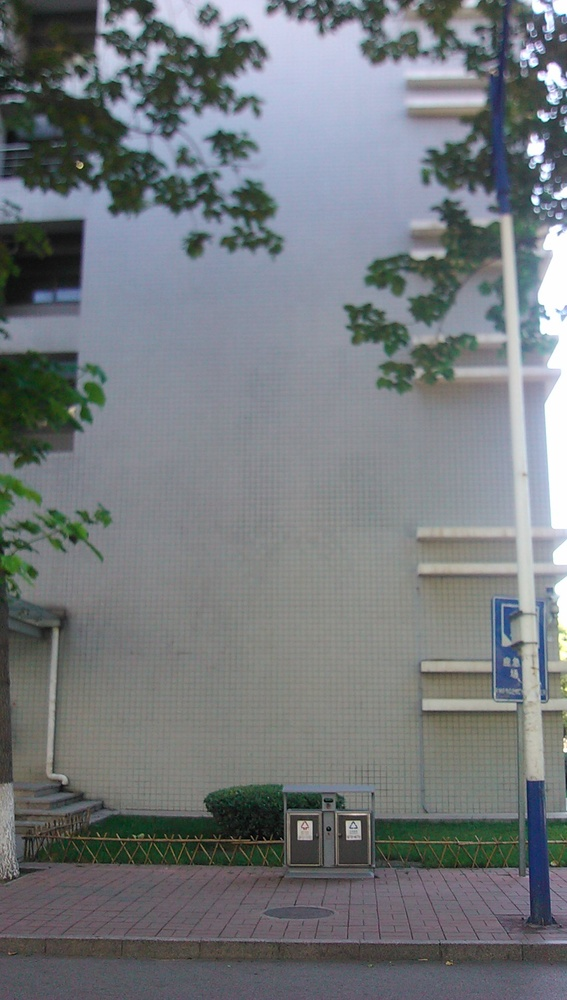
#> input picture image_search/scipy_image/test01/5.JPEG, 567 x 1000 px, shrunk from 1088 x 1920 before the run
$ python example01.py
#> lines starting #> are read from the running program, lines starting #| are printed output that depends on the picture
import cv2
import scipy as sp
from matplotlib import pyplot as plt
import numpy as np

# 应用比值判别法
def imageSearch(matches):
    good = []
    for m, n in matches:
        if m.distance < 0.75 * n.distance:
            good.append (m)
    # print('good', len (good))
    return (len (good))

def imagess(image1,image2,image3):
#> called with image1 = './test01/5.JPEG', image2 = './test01/6.JPEG', image3 = './test01/1.JPG'
    img1 = cv2.imread (image1,0)
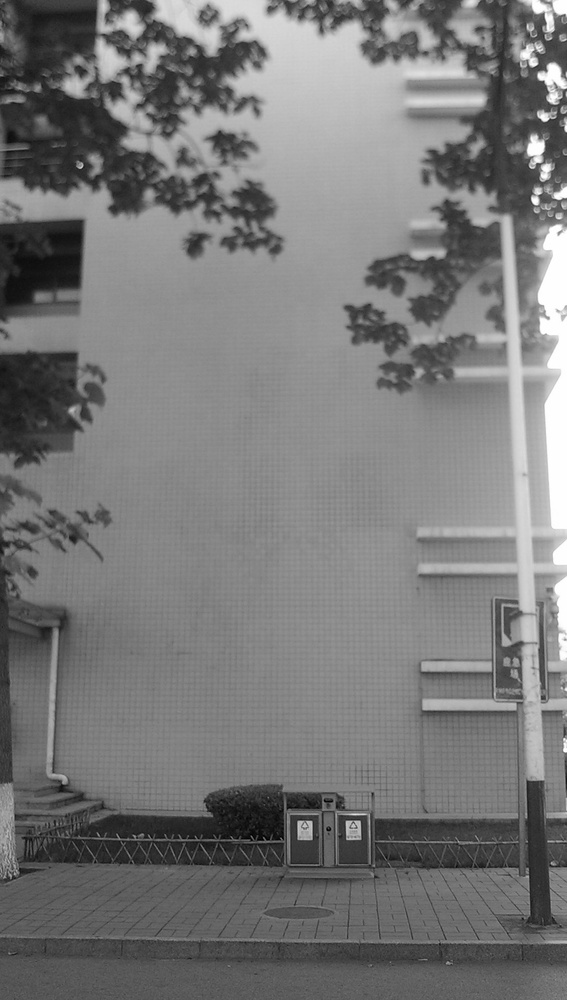
#> img1: shape (1000, 567); min 0, max 255, mean 120
    img2 = cv2.imread (image2, 0)
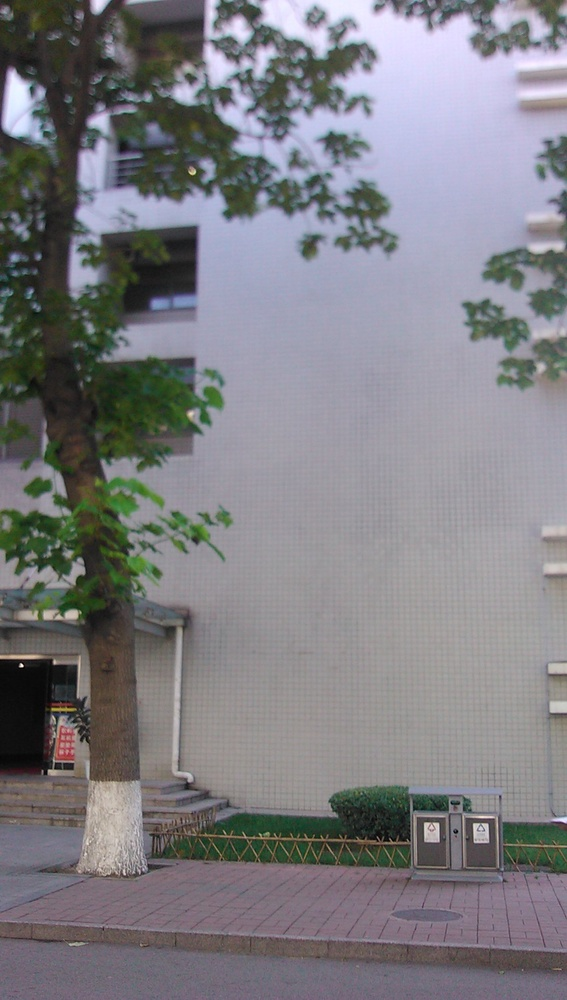
#> input picture image_search/scipy_image/test01/6.JPEG, 567 x 1000 px, shrunk from 1088 x 1920 before the run
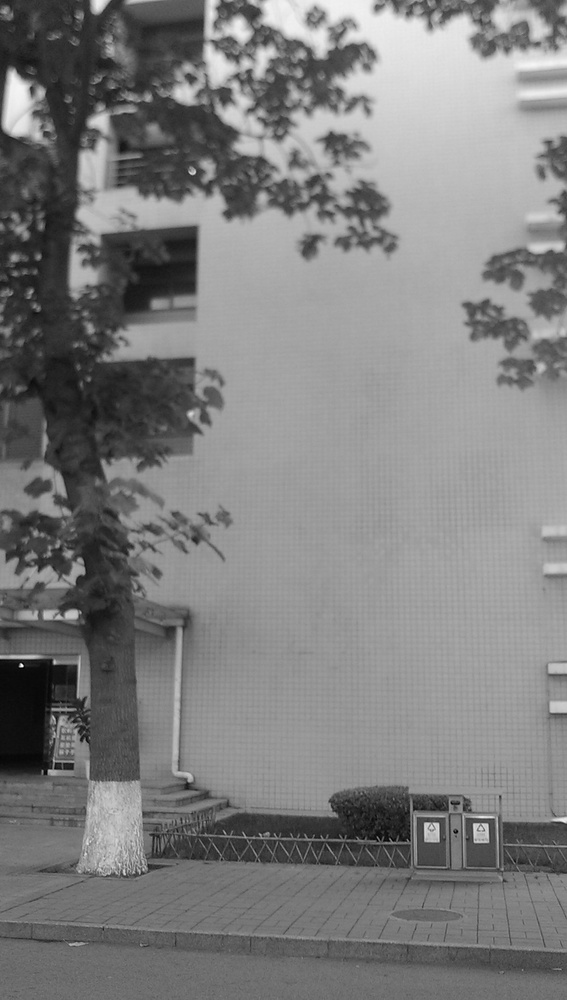
#> img2: shape (1000, 567); min 0, max 253, mean 126.1
    img3 = cv2.imread (image3, 0)
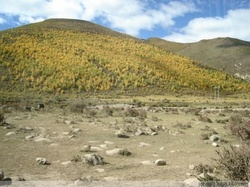
#> input picture image_search/scipy_image/test01/1.JPG, 250 x 187 px, shrunk from 480 x 359 before the run
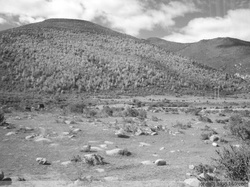
#> img3: shape (187, 250); min 17, max 255, mean 151.1

    # 启动 SIFT
    sift = cv2.xfeatures2d.SIFT_create ()

    DES = []
    # 使用SIFT找到关键点和描述符
    kp1, des1 = sift.detectAndCompute (img1, None)
#> kp1 = 1647 keypoints; strongest (x, y, size): (535, 147, 13.1), (544, 117, 6.9), (535, 200, 5.1), (553, 98, 7.4)
    # [7 lines of commented-out code are left out]
    FLANN_INDEX_KDTREE = 0
    index_params = dict (algorithm=FLANN_INDEX_KDTREE, trees=5)
    search_params = dict (checks=50)  # or pass empty dictionary
    flann = cv2.FlannBasedMatcher (index_params, search_params)


    # for i in DES:
        # matches = flann.knnMatch (des1, i, k=2)
        # print(imageSearch(matches))
        # np.savetxt ("./test.txt", i)
        # print(np.loadtxt ("./test.txt"))

    # 矩阵读写文件
    # np.savetxt ("./test.txt", des2)
#> (the run stopped early here; a loop or call above may not have finished)
